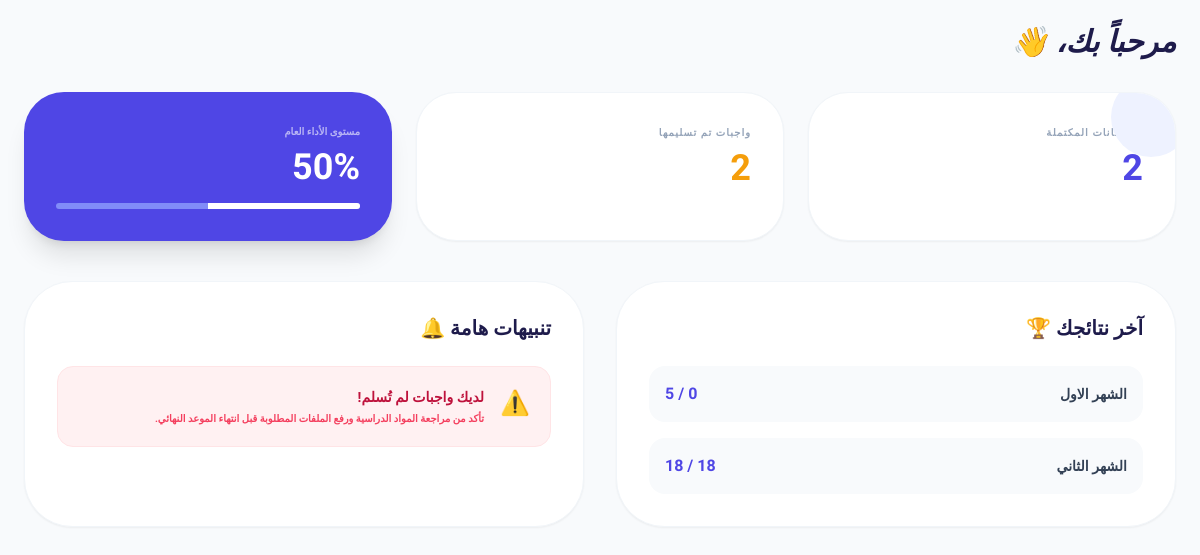
The app's page /dashboard/student_dashboard.php (signed in) with its own data.
### tables this page shows
CREATE TABLE `exam_results` (
  `id` int(11) NOT NULL,
  `student_id` int(11) DEFAULT NULL,
  `course_id` int(11) DEFAULT NULL,
  `exam_id` int(11) DEFAULT NULL,
  `score` int(11) DEFAULT 0,
  `total_marks` int(11) DEFAULT 100,
  `completed_at` timestamp NOT NULL DEFAULT current_timestamp(),
  `submitted_at` timestamp NOT NULL DEFAULT current_timestamp()
);

CREATE TABLE `exams` (
  `id` int(11) NOT NULL,
  `course_id` int(11) DEFAULT NULL,
  `exam_title` varchar(255) DEFAULT NULL,
  `exam_date` datetime DEFAULT NULL,
  `duration_minutes` int(11) DEFAULT NULL,
  `attempts_count` int(11) DEFAULT 1,
  `start_time` datetime DEFAULT NULL,
  `end_time` datetime DEFAULT NULL
);

### dashboard/student_dashboard.php (the view, shortened to what this page needs)
<?php
require_once '../config/db.php';
$user_id = $_SESSION['user_id'];
$exam_count = $pdo->prepare("SELECT COUNT(DISTINCT exam_id) FROM exam_results WHERE student_id = ?");
$exam_count->execute([$user_id]);
$total_exams = $exam_count->fetchColumn();
$sub_count = $pdo->prepare("SELECT COUNT(*) FROM assignment_submissions WHERE student_id = ?");
$sub_count->execute([$user_id]);
$total_subs = $sub_count->fetchColumn();
$avg_score = $pdo->prepare("SELECT AVG((score/total_marks)*100) FROM exam_results WHERE student_id = ?");
$avg_score->execute([$user_id]);
$performance = round($avg_score->fetchColumn() ?? 0);
$recent_results = $pdo->prepare("
    SELECT er.*, e.exam_title
    FROM exam_results er
    JOIN exams e ON er.exam_id = e.id
    WHERE er.student_id = ?
    ORDER BY er.submitted_at DESC LIMIT 3
");
$recent_results->execute([$user_id]);
?>
<!DOCTYPE html>
<html lang="ar" dir="rtl">
<head>
    <script src="https://cdn.tailwindcss.com"></script>
</head>
<body class="bg-slate-50 p-6">
<div class="max-w-6xl mx-auto">
    <h1 class="text-3xl font-black text-indigo-950 mb-8 italic">مرحباً بك، <?= $_SESSION['full_name'] ?> 👋</h1>
    <div class="grid grid-cols-1 md:grid-cols-3 gap-6 mb-10">
        <div class="bg-white p-8 rounded-[2.5rem] shadow-sm border border-slate-100 relative overflow-hidden">
            <div class="absolute -right-4 -top-4 w-20 h-20 bg-indigo-50 rounded-full"></div>
            <p class="text-[10px] font-black text-slate-400 uppercase tracking-widest">الامتحانات المكتملة</p>
            <h4 class="text-4xl font-black text-indigo-600 mt-2"><?= $total_exams ?></h4>
        </div>
        <div class="bg-white p-8 rounded-[2.5rem] shadow-sm border border-slate-100">
            <p class="text-[10px] font-black text-slate-400 uppercase tracking-widest">واجبات تم تسليمها</p>
            <h4 class="text-4xl font-black text-amber-500 mt-2"><?= $total_subs ?></h4>
        </div>
        <div class="bg-indigo-600 p-8 rounded-[2.5rem] shadow-xl text-white">
            <p class="text-[10px] font-black uppercase opacity-60">مستوى الأداء العام</p>
            <h4 class="text-4xl font-black mt-2"><?= $performance ?>%</h4>
            <div class="w-full bg-indigo-400 h-1.5 rounded-full mt-4 overflow-hidden">
                <div class="bg-white h-full" style="width: <?= $performance ?>%"></div>
            </div>
        </div>
    </div>
    <div class="grid grid-cols-1 lg:grid-cols-2 gap-8">
        <div class="bg-white p-8 rounded-[3rem] shadow-sm border border-slate-100">
            <h3 class="text-xl font-black text-indigo-950 mb-6">آخر نتائجك 🏆</h3>
            <div class="space-y-4">
                <?php while($res = $recent_results->fetch()): ?>
                    <div class="flex justify-between items-center p-4 bg-slate-50 rounded-2xl">
                        <span class="font-bold text-sm text-slate-700"><?= $res['exam_title'] ?></span>
                        <span class="font-black text-indigo-600"><?= $res['score'] ?> / <?= $res['total_marks'] ?></span>
                    </div>
                <?php endwhile; ?>
            </div>
        </div>
        <div class="bg-white p-8 rounded-[3rem] shadow-sm border border-slate-100">
            <h3 class="text-xl font-black text-indigo-950 mb-6">تنبيهات هامة 🔔</h3>
            <div class="p-5 bg-rose-50 rounded-2xl border border-rose-100 flex items-start gap-4">
                <span class="text-2xl">⚠️</span>
                <div>
                    <p class="font-black text-rose-700 text-sm">لديك واجبات لم تُسلم!</p>
                    <p class="text-[10px] text-rose-500 font-bold mt-1 text-justify">تأكد من مراجعة المواد الدراسية ورفع الملفات المطلوبة قبل انتهاء الموعد النهائي.</p>
                </div>
            </div>
        </div>
    </div>
</div>
</body>
</html>

### dashboard/student_dashboard.php (style rules this page uses)
body { font-family: 'Almarai', sans-serif; }

### records on screen
exam_results: exam.exam_title "الشهر الاول", total_marks "5"
exam_results: exam.exam_title "الشهر الثاني", total_marks "18"

### other values on screen
$total_exams "2"
$total_subs "2"
$performance "50"
